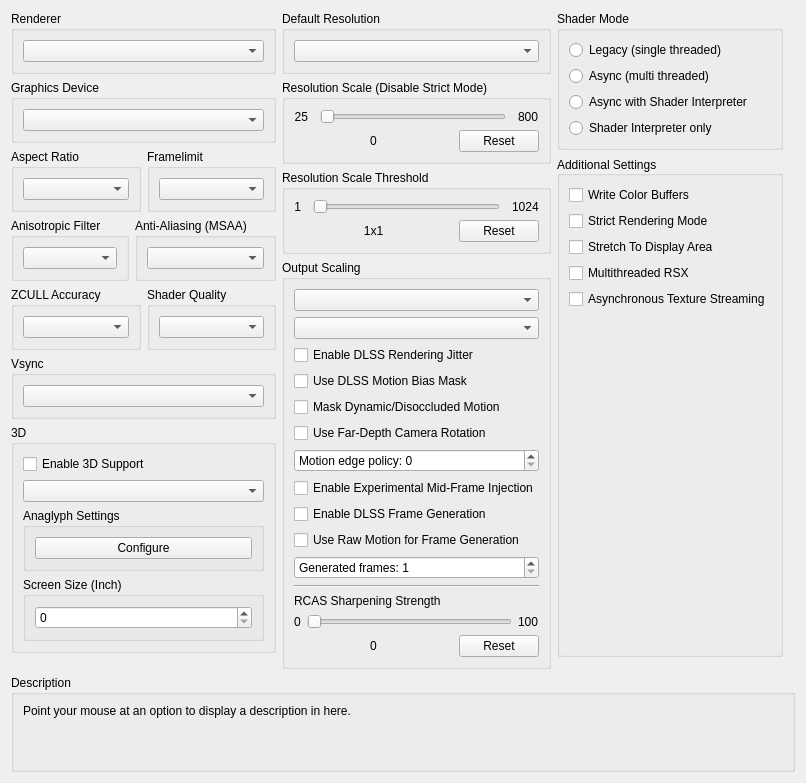
      <widget class="QWidget" name="gpuTab">
       <attribute name="title">
        <string>GPU</string>
       </attribute>
       <layout class="QVBoxLayout" name="gpuTab_layout" stretch="0,1,0">
        <item>
         <layout class="QHBoxLayout" name="gpuTabLayout" stretch="1,1,1">
          <item>
           <layout class="QVBoxLayout" name="gpuTabLayoutLeft">
            <item>
             <widget class="QGroupBox" name="gb_renderer">
              <property name="title">
               <string>Renderer</string>
              </property>
              <layout class="QVBoxLayout" name="gb_renderer_layout">
               <item>
                <widget class="QComboBox" name="renderBox"/>
               </item>
              </layout>
             </widget>
            </item>
            <item>
             <widget class="QGroupBox" name="gb_graphicsAdapter">
              <property name="title">
               <string>Graphics Device</string>
              </property>
              <layout class="QVBoxLayout" name="gb_graphicsAdapter_layout">
               <item>
                <widget class="QComboBox" name="graphicsAdapterBox"/>
               </item>
              </layout>
             </widget>
            </item>
            <item>
             <widget class="QWidget" name="widget_gpu_top" native="true">
              <layout class="QHBoxLayout" name="widget_gpu_top_layout" stretch="1,1">
               <property name="leftMargin">
                <number>0</number>
               </property>
               <property name="topMargin">
                <number>0</number>
               </property>
               <property name="rightMargin">
                <number>0</number>
               </property>
               <property name="bottomMargin">
                <number>0</number>
               </property>
               <item>
                <widget class="QGroupBox" name="gb_aspectRatio">
                 <property name="title">
                  <string>Aspect Ratio</string>
                 </property>
                 <layout class="QVBoxLayout" name="gb_aspectRatio_layout">
                  <item>
                   <widget class="QComboBox" name="aspectBox"/>
                  </item>
                 </layout>
                </widget>
               </item>
               <item>
                <widget class="QGroupBox" name="gb_frameLimit">
                 <property name="title">
                  <string>Framelimit</string>
                 </property>
                 <layout class="QVBoxLayout" name="gb_frameLimit_layout">
                  <item>
                   <widget class="QComboBox" name="frameLimitBox"/>
                  </item>
                 </layout>
                </widget>
               </item>
              </layout>
             </widget>
            </item>
            <item>
             <widget class="QWidget" name="widget_gpu_bottom" native="true">
              <layout class="QHBoxLayout" name="widget_gpu_bottom_layout" stretch="1,1">
               <property name="leftMargin">
                <number>0</number>
               </property>
               <property name="topMargin">
                <number>0</number>
               </property>
               <property name="rightMargin">
                <number>0</number>
               </property>
               <property name="bottomMargin">
                <number>0</number>
               </property>
               <item>
                <widget class="QGroupBox" name="gb_anisotropicFilter">
                 <property name="title">
                  <string>Anisotropic Filter</string>
                 </property>
                 <layout class="QVBoxLayout" name="gb_anisotropicFilter_layout">
                  <item>
                   <widget class="QComboBox" name="anisotropicFilterOverride"/>
                  </item>
                 </layout>
                </widget>
               </item>
               <item>
                <widget class="QGroupBox" name="gb_antiAliasing">
                 <property name="title">
                  <string>Anti-Aliasing (MSAA)</string>
                 </property>
                 <layout class="QVBoxLayout" name="gb_antiAliasing_layout">
                  <item>
                   <widget class="QComboBox" name="antiAliasing"/>
                  </item>
                 </layout>
                </widget>
               </item>
              </layout>
             </widget>
            </item>
            <item>
             <widget class="QWidget" name="widget_gpu_3" native="true">
              <layout class="QHBoxLayout" name="widget_gpu_3_layout" stretch="1,1">
               <property name="leftMargin">
                <number>0</number>
               </property>
               <property name="topMargin">
                <number>0</number>
               </property>
               <property name="rightMargin">
                <number>0</number>
               </property>
               <property name="bottomMargin">
                <number>0</number>
               </property>
               <item>
                <widget class="QGroupBox" name="gbZCULL">
                 <property name="title">
                  <string>ZCULL Accuracy</string>
                 </property>
                 <layout class="QVBoxLayout" name="gbZCULL_layout">
                  <item>
                   <widget class="QComboBox" name="zcullPrecisionMode"/>
                  </item>
                 </layout>
                </widget>
               </item>
               <item>
                <widget class="QGroupBox" name="gbShaderPrecision">
                 <property name="title">
                  <string>Shader Quality</string>
                 </property>
                 <layout class="QVBoxLayout" name="gbShaderPrecision_layout">
                  <item>
                   <widget class="QComboBox" name="shaderPrecision"/>
                  </item>
                 </layout>
                </widget>
               </item>
              </layout>
             </widget>
            </item>
            <item>
             <widget class="QWidget" name="widget_gpu_4" native="true">
              <layout class="QHBoxLayout" name="widget_gpu_4_layout" stretch="1">
               <property name="leftMargin">
                <number>0</number>
               </property>
               <property name="topMargin">
                <number>0</number>
               </property>
               <property name="rightMargin">
                <number>0</number>
               </property>
               <property name="bottomMargin">
                <number>0</number>
               </property>
               <item>
                <widget class="QGroupBox" name="gbVsync">
                 <property name="title">
                  <string>Vsync</string>
                 </property>
                 <layout class="QVBoxLayout" name="gbVsync_layout">
                  <item>
                   <widget class="QComboBox" name="vsyncMode"/>
                  </item>
                 </layout>
                </widget>
               </item>
              </layout>
             </widget>
            </item>
            <item>
             <widget class="QGroupBox" name="gb_stereo">
              <property name="title">
               <string>3D</string>
              </property>
              <layout class="QVBoxLayout" name="gb_stereo_layout">
               <item>
                <widget class="QCheckBox" name="stereoRenderEnabled">
                 <property name="text">
                  <string>Enable 3D Support</string>
                 </property>
                </widget>
               </item>
               <item>
                <widget class="QComboBox" name="stereoRenderMode"/>
               </item>
               <item>
                <widget class="QGroupBox" name="gb_anaglyph_settings">
                 <property name="title">
                  <string>Anaglyph Settings</string>
                 </property>
                 <layout class="QHBoxLayout" name="layout_gb_anaglyph_settings">
                  <item>
                   <widget class="QPushButton" name="pb_anaglyph_settings">
                    <property name="text">
                     <string>Configure</string>
                    </property>
                   </widget>
                  </item>
                 </layout>
                </widget>
               </item>
               <item>
                <widget class="QGroupBox" name="gb_screen_size">
                 <property name="title">
                  <string>Screen Size (Inch)</string>
                 </property>
                 <layout class="QVBoxLayout" name="layout_gb_screen_size">
                  <item>
                   <widget class="QSpinBox" name="sb_screen_size"/>
                  </item>
                 </layout>
                </widget>
               </item>
              </layout>
             </widget>
            </item>
            <item>
             <spacer name="gpu_tab_layout_right_spacer">
              <property name="orientation">
               <enum>Qt::Orientation::Vertical</enum>
              </property>
              <property name="sizeType">
               <enum>QSizePolicy::Policy::MinimumExpanding</enum>
              </property>
              <property name="sizeHint" stdset="0">
               <size>
                <width>0</width>
                <height>0</height>
               </size>
              </property>
             </spacer>
            </item>
           </layout>
          </item>
          <item>
           <layout class="QVBoxLayout" name="gpuTabLayoutMiddle">
            <item>
             <widget class="QGroupBox" name="gb_default_resolution">
              <property name="title">
               <string>Default Resolution</string>
              </property>
              <layout class="QVBoxLayout" name="gb_default_resolution_layout">
               <item>
                <widget class="QComboBox" name="resBox"/>
               </item>
              </layout>
             </widget>
            </item>
            <item>
             <layout class="QVBoxLayout" name="layout_resolution_scale">
              <property name="spacing">
               <number>6</number>
              </property>
              <property name="leftMargin">
               <number>0</number>
              </property>
              <item>
               <widget class="QGroupBox" name="gb_resolutionScale">
                <property name="title">
                 <string>Resolution Scale (Disable Strict Mode)</string>
                </property>
                <layout class="QVBoxLayout" name="gb_resolutionScale_layout">
                 <item>
                  <widget class="QWidget" name="resolutionScaleLayoutTop" native="true">
                   <layout class="QHBoxLayout" name="horizontalLayout_23" stretch="0,1,0">
                    <property name="spacing">
                     <number>12</number>
                    </property>
                    <property name="leftMargin">
                     <number>0</number>
                    </property>
                    <property name="topMargin">
                     <number>0</number>
                    </property>
                    <property name="rightMargin">
                     <number>0</number>
                    </property>
                    <property name="bottomMargin">
                     <number>0</number>
                    </property>
                    <item>
                     <widget class="QLabel" name="resolutionScaleMin">
                      <property name="text">
                       <string>25</string>
                      </property>
                      <property name="alignment">
                       <set>Qt::AlignmentFlag::AlignRight|Qt::AlignmentFlag::AlignTrailing|Qt::AlignmentFlag::AlignVCenter</set>
                      </property>
                     </widget>
                    </item>
                    <item>
                     <widget class="QSlider" name="resolutionScale">
                      <property name="orientation">
                       <enum>Qt::Orientation::Horizontal</enum>
                      </property>
                     </widget>
                    </item>
                    <item>
                     <widget class="QLabel" name="resolutionScaleMax">
                      <property name="text">
                       <string>800</string>
                      </property>
                     </widget>
                    </item>
                   </layout>
                  </widget>
                 </item>
                 <item>
                  <layout class="QHBoxLayout" name="resolutionScaleLayoutBottom" stretch="1,0">
                   <item>
                    <widget class="QLabel" name="resolutionScaleVal">
                     <property name="text">
                      <string>0</string>
                     </property>
                     <property name="alignment">
                      <set>Qt::AlignmentFlag::AlignCenter</set>
                     </property>
                    </widget>
                   </item>
                   <item>
                    <widget class="QPushButton" name="resolutionScaleReset">
                     <property name="text">
                      <string>Reset</string>
                     </property>
                    </widget>
                   </item>
                  </layout>
                 </item>
                </layout>
               </widget>
              </item>
              <item>
               <widget class="QGroupBox" name="gb_minimumScalableDimension">
                <property name="title">
                 <string>Resolution Scale Threshold</string>
                </property>
                <layout class="QVBoxLayout" name="gb_minimumScalableDimension_layout">
                 <item>
                  <layout class="QHBoxLayout" name="minimumScalableDimensionLayoutTop" stretch="0,1,0">
                   <property name="spacing">
                    <number>12</number>
                   </property>
                   <item>
                    <widget class="QLabel" name="minimumScalableDimensionMin">
                     <property name="text">
                      <string>1</string>
                     </property>
                     <property name="alignment">
                      <set>Qt::AlignmentFlag::AlignRight|Qt::AlignmentFlag::AlignTrailing|Qt::AlignmentFlag::AlignVCenter</set>
                     </property>
                    </widget>
                   </item>
                   <item>
                    <widget class="QSlider" name="minimumScalableDimension">
                     <property name="orientation">
                      <enum>Qt::Orientation::Horizontal</enum>
                     </property>
                    </widget>
                   </item>
                   <item>
                    <widget class="QLabel" name="minimumScalableDimensionMax">
                     <property name="text">
                      <string>1024</string>
                     </property>
                    </widget>
                   </item>
                  </layout>
                 </item>
                 <item>
                  <layout class="QHBoxLayout" name="minimumScalableDimensionLayoutBottom" stretch="1,0">
                   <item>
                    <widget class="QLabel" name="minimumScalableDimensionVal">
                     <property name="text">
                      <string>1x1</string>
                     </property>
                     <property name="alignment">
                      <set>Qt::AlignmentFlag::AlignCenter</set>
                     </property>
                    </widget>
                   </item>
                   <item>
                    <widget class="QPushButton" name="minimumScalableDimensionReset">
                     <property name="text">
                      <string>Reset</string>
                     </property>
                    </widget>
                   </item>
                  </layout>
                 </item>
                </layout>
               </widget>
              </item>
             </layout>
            </item>
            <item>
             <widget class="QGroupBox" name="gb_outputScaling">
              <property name="title">
               <string>Output Scaling</string>
              </property>
              <layout class="QVBoxLayout" name="gb_Upscaling_layout">
               <item>
                <widget class="QComboBox" name="outputScalingMode"/>
               </item>
               <item>
                <widget class="QComboBox" name="dlssQualityMode"/>
               </item>
               <item>
                <widget class="QCheckBox" name="dlssJitter">
                 <property name="text">
                  <string>Enable DLSS Rendering Jitter</string>
                 </property>
                </widget>
               </item>
               <item>
               <widget class="QCheckBox" name="dlssMotionBias">
                <property name="text">
                 <string>Use DLSS Motion Bias Mask</string>
                </property>
               </widget>
              </item>
              <item>
               <widget class="QCheckBox" name="dlssMotionDynamicMask">
                <property name="text">
                 <string>Mask Dynamic/Disoccluded Motion</string>
                </property>
               </widget>
              </item>
              <item>
               <widget class="QCheckBox" name="dlssMotionFarRotation">
                <property name="text">
                 <string>Use Far-Depth Camera Rotation</string>
                </property>
               </widget>
              </item>
              <item>
               <widget class="QSpinBox" name="dlssMotionEdgeMode">
                <property name="minimum">
                 <number>0</number>
                </property>
                <property name="maximum">
                 <number>2</number>
                </property>
                <property name="prefix">
                 <string>Motion edge policy: </string>
                </property>
               </widget>
              </item>
              <item>
               <widget class="QCheckBox" name="dlssMidFrameInjection">
                <property name="text">
                 <string>Enable Experimental Mid-Frame Injection</string>
                </property>
               </widget>
              </item>
              <item>
               <widget class="QCheckBox" name="dlssFrameGeneration">
                 <property name="text">
                  <string>Enable DLSS Frame Generation</string>
                 </property>
                </widget>
               </item>
               <item>
                <widget class="QCheckBox" name="dlssFrameGenerationRawMotion">
                 <property name="text">
                  <string>Use Raw Motion for Frame Generation</string>
                 </property>
                </widget>
               </item>
               <item>
                <widget class="QSpinBox" name="dlssFrameGenerationFrames">
                 <property name="minimum">
                  <number>1</number>
                 </property>
                 <property name="maximum">
                  <number>5</number>
                 </property>
                 <property name="prefix">
                  <string>Generated frames: </string>
                 </property>
                </widget>
               </item>
               <item>
                <widget class="Line" name="line">
                 <property name="orientation">
                  <enum>Qt::Orientation::Horizontal</enum>
                 </property>
                </widget>
               </item>
               <item>
                <widget class="QWidget" name="fsrSharpeningStrengthWidget" native="true">
                 <layout class="QVBoxLayout" name="fsrSharpeningWidgetLayout">
                  <property name="leftMargin">
                   <number>0</number>
                  </property>
                  <property name="topMargin">
                   <number>0</number>
                  </property>
                  <property name="rightMargin">
                   <number>0</number>
                  </property>
                  <property name="bottomMargin">
                   <number>0</number>
                  </property>
                  <item>
                   <widget class="QLabel" name="fsrSharpeningStrengthLabel">
                    <property name="sizePolicy">
                     <sizepolicy hsizetype="Preferred" vsizetype="Preferred">
                      <horstretch>0</horstretch>
                      <verstretch>0</verstretch>
                     </sizepolicy>
                    </property>
                    <property name="text">
                     <string>RCAS Sharpening Strength</string>
                    </property>
                    <property name="alignment">
                     <set>Qt::AlignmentFlag::AlignBottom|Qt::AlignmentFlag::AlignLeading|Qt::AlignmentFlag::AlignLeft</set>
                    </property>
                    <property name="margin">
                     <number>1</number>
                    </property>
                   </widget>
                  </item>
                  <item>
                   <layout class="QHBoxLayout" name="fsrSharpeningLayoutTop">
                    <item>
                     <widget class="QLabel" name="minSharpeningVal">
                      <property name="text">
                       <string>0</string>
                      </property>
                     </widget>
                    </item>
                    <item>
                     <widget class="QSlider" name="fsrSharpeningStrength">
                      <property name="orientation">
                       <enum>Qt::Orientation::Horizontal</enum>
                      </property>
                     </widget>
                    </item>
                    <item>
                     <widget class="QLabel" name="maxSharpeningVal">
                      <property name="sizePolicy">
                       <sizepolicy hsizetype="Minimum" vsizetype="Preferred">
                        <horstretch>0</horstretch>
                        <verstretch>0</verstretch>
                       </sizepolicy>
                      </property>
                      <property name="text">
                       <string>100</string>
                      </property>
                     </widget>
                    </item>
                   </layout>
                  </item>
                  <item>
                   <layout class="QHBoxLayout" name="fsrSharpeningLayoutBottom" stretch="1,0">
                    <item>
                     <widget class="QLabel" name="fsrSharpeningStrengthVal">
                      <property name="text">
                       <string>0</string>
                      </property>
                      <property name="alignment">
                       <set>Qt::AlignmentFlag::AlignCenter</set>
                      </property>
                     </widget>
                    </item>
                    <item>
                     <widget class="QPushButton" name="fsrSharpeningStrengthReset">
                      <property name="text">
                       <string>Reset</string>
                      </property>
                     </widget>
                    </item>
                   </layout>
                  </item>
                 </layout>
                </widget>
               </item>
              </layout>
             </widget>
            </item>
            <item>
             <spacer name="gpu_tab_layout_middle_spacer">
              <property name="orientation">
               <enum>Qt::Orientation::Vertical</enum>
              </property>
              <property name="sizeType">
               <enum>QSizePolicy::Policy::MinimumExpanding</enum>
              </property>
              <property name="sizeHint" stdset="0">
               <size>
                <width>0</width>
                <height>0</height>
               </size>
              </property>
             </spacer>
            </item>
           </layout>
          </item>
          <item>
           <layout class="QVBoxLayout" name="gpuTabLayoutRight">
            <property name="rightMargin">
             <number>12</number>
            </property>
            <property name="bottomMargin">
             <number>12</number>
            </property>
            <item>
             <widget class="QGroupBox" name="gb_shader_mode">
              <property name="minimumSize">
               <size>
                <width>0</width>
                <height>123</height>
               </size>
              </property>
              <property name="title">
               <string>Shader Mode</string>
              </property>
              <layout class="QVBoxLayout" name="verticalLayout">
               <item>
                <widget class="QRadioButton" name="rb_legacy_recompiler">
                 <property name="text">
                  <string notr="true">Legacy (single threaded)</string>
                 </property>
                </widget>
               </item>
               <item>
                <widget class="QRadioButton" name="rb_async_recompiler">
                 <property name="text">
                  <string notr="true">Async (multi threaded)</string>
                 </property>
                </widget>
               </item>
               <item>
                <widget class="QRadioButton" name="rb_async_with_shader_interpreter">
                 <property name="text">
                  <string notr="true">Async with Shader Interpreter</string>
                 </property>
                </widget>
               </item>
               <item>
                <widget class="QRadioButton" name="rb_shader_interpreter_only">
                 <property name="text">
                  <string notr="true">Shader Interpreter only</string>
                 </property>
                </widget>
               </item>
              </layout>
             </widget>
            </item>
            <item>
             <widget class="QGroupBox" name="gb_additional_settings">
              <property name="title">
               <string>Additional Settings</string>
              </property>
              <property name="alignment">
               <set>Qt::AlignmentFlag::AlignLeading|Qt::AlignmentFlag::AlignLeft|Qt::AlignmentFlag::AlignVCenter</set>
              </property>
              <layout class="QVBoxLayout" name="gb_additional_settings_layout">
               <item>
                <widget class="QCheckBox" name="dumpColor">
                 <property name="text">
                  <string>Write Color Buffers</string>
                 </property>
                </widget>
               </item>
               <item>
                <widget class="QCheckBox" name="strictModeRendering">
                 <property name="text">
                  <string>Strict Rendering Mode</string>
                 </property>
                </widget>
               </item>
               <item>
                <widget class="QCheckBox" name="stretchToDisplayArea">
                 <property name="text">
                  <string>Stretch To Display Area</string>
                 </property>
                </widget>
               </item>
               <item>
                <widget class="QCheckBox" name="multithreadedRSX">
                 <property name="text">
                  <string>Multithreaded RSX</string>
                 </property>
                </widget>
               </item>
               <item>
                <widget class="QCheckBox" name="asyncTextureStreaming">
                 <property name="text">
                  <string>Asynchronous Texture Streaming</string>
                 </property>
                </widget>
               </item>
               <item>
                <spacer name="additional_settings_spacer">
                 <property name="orientation">
                  <enum>Qt::Orientation::Vertical</enum>
                 </property>
                 <property name="sizeType">
                  <enum>QSizePolicy::Policy::MinimumExpanding</enum>
                 </property>
                 <property name="sizeHint" stdset="0">
                  <size>
                   <width>0</width>
                   <height>0</height>
                  </size>
                 </property>
                </spacer>
               </item>
              </layout>
             </widget>
            </item>
           </layout>
          </item>
         </layout>
        </item>
        <item>
         <spacer name="gpuTabSpacer">
          <property name="orientation">
           <enum>Qt::Orientation::Vertical</enum>
          </property>
          <property name="sizeType">
           <enum>QSizePolicy::Policy::MinimumExpanding</enum>
          </property>
          <property name="sizeHint" stdset="0">
           <size>
            <width>0</width>
            <height>0</height>
           </size>
          </property>
         </spacer>
        </item>
        <item>
         <widget class="QGroupBox" name="gb_description_gpu">
          <property name="title">
           <string>Description</string>
          </property>
          <layout class="QHBoxLayout" name="gb_description_gpu_layout">
           <item>
            <widget class="QLabel" name="description_gpu">
             <property name="text">
              <string>Point your mouse at an option to display a description in here.


</string>
             </property>
             <property name="textFormat">
              <enum>Qt::TextFormat::PlainText</enum>
             </property>
             <property name="alignment">
              <set>Qt::AlignmentFlag::AlignLeading|Qt::AlignmentFlag::AlignLeft|Qt::AlignmentFlag::AlignTop</set>
             </property>
             <property name="wordWrap">
              <bool>true</bool>
             </property>
            </widget>
           </item>
          </layout>
         </widget>
        </item>
       </layout>
      </widget>
